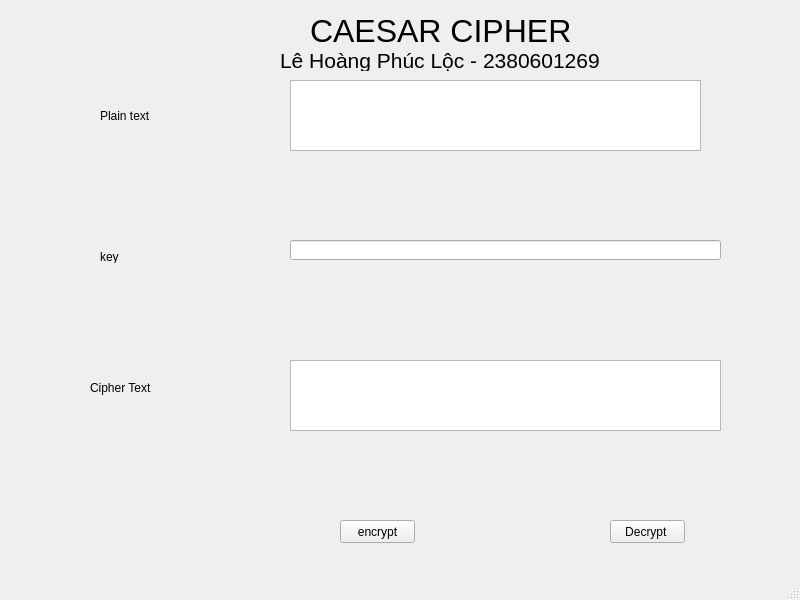
<?xml version="1.0" encoding="UTF-8"?>
<ui version="4.0">
 <class>MainWindow</class>
 <widget class="QMainWindow" name="MainWindow">
  <property name="geometry">
   <rect>
    <x>0</x>
    <y>0</y>
    <width>800</width>
    <height>600</height>
   </rect>
  </property>
  <property name="windowTitle">
   <string>MainWindow</string>
  </property>
  <widget class="QWidget" name="centralwidget">
   <widget class="QLabel" name="label">
    <property name="geometry">
     <rect>
      <x>100</x>
      <y>100</y>
      <width>61</width>
      <height>31</height>
     </rect>
    </property>
    <property name="text">
     <string>Plain text</string>
    </property>
   </widget>
   <widget class="QLabel" name="label_2">
    <property name="geometry">
     <rect>
      <x>100</x>
      <y>250</y>
      <width>47</width>
      <height>13</height>
     </rect>
    </property>
    <property name="text">
     <string>key</string>
    </property>
   </widget>
   <widget class="QLabel" name="label_3">
    <property name="geometry">
     <rect>
      <x>90</x>
      <y>380</y>
      <width>81</width>
      <height>16</height>
     </rect>
    </property>
    <property name="text">
     <string>Cipher Text</string>
    </property>
   </widget>
   <widget class="QPushButton" name="btn_encrypt">
    <property name="geometry">
     <rect>
      <x>340</x>
      <y>520</y>
      <width>75</width>
      <height>23</height>
     </rect>
    </property>
    <property name="text">
     <string>encrypt</string>
    </property>
   </widget>
   <widget class="QPushButton" name="btn_decrypt">
    <property name="geometry">
     <rect>
      <x>610</x>
      <y>520</y>
      <width>75</width>
      <height>23</height>
     </rect>
    </property>
    <property name="text">
     <string>Decrypt </string>
    </property>
   </widget>
   <widget class="QLabel" name="label_4">
    <property name="geometry">
     <rect>
      <x>310</x>
      <y>10</y>
      <width>311</width>
      <height>41</height>
     </rect>
    </property>
    <property name="font">
     <font>
      <pointsize>24</pointsize>
     </font>
    </property>
    <property name="text">
     <string>CAESAR CIPHER</string>
    </property>
   </widget>
   <widget class="QTextEdit" name="txt_plain_text">
    <property name="geometry">
     <rect>
      <x>290</x>
      <y>80</y>
      <width>411</width>
      <height>71</height>
     </rect>
    </property>
   </widget>
   <widget class="QLineEdit" name="txt_key">
    <property name="geometry">
     <rect>
      <x>290</x>
      <y>240</y>
      <width>431</width>
      <height>20</height>
     </rect>
    </property>
   </widget>
   <widget class="QTextEdit" name="txt_cipher_text">
    <property name="geometry">
     <rect>
      <x>290</x>
      <y>360</y>
      <width>431</width>
      <height>71</height>
     </rect>
    </property>
   </widget>
   <widget class="QLabel" name="label_5">
    <property name="geometry">
     <rect>
      <x>280</x>
      <y>50</y>
      <width>341</width>
      <height>21</height>
     </rect>
    </property>
    <property name="font">
     <font>
      <pointsize>16</pointsize>
     </font>
    </property>
    <property name="text">
     <string>Lê Hoàng Phúc Lộc - 2380601269</string>
    </property>
   </widget>
  </widget>
  <widget class="QMenuBar" name="menubar">
   <property name="geometry">
    <rect>
     <x>0</x>
     <y>0</y>
     <width>800</width>
     <height>21</height>
    </rect>
   </property>
  </widget>
  <widget class="QStatusBar" name="statusbar"/>
 </widget>
 <resources/>
 <connections/>
</ui>
